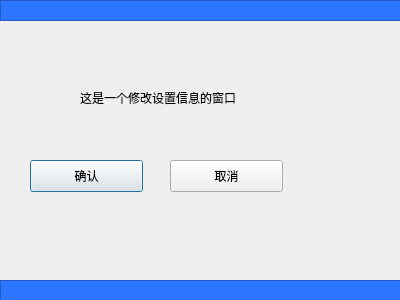
<?xml version="1.0" encoding="UTF-8"?>
<ui version="4.0">
 <class>SettingsDialog</class>
 <widget class="QDialog" name="SettingsDialog">
  <property name="geometry">
   <rect>
    <x>0</x>
    <y>0</y>
    <width>400</width>
    <height>300</height>
   </rect>
  </property>
  <property name="windowTitle">
   <string>Settings</string>
  </property>
  <widget class="QLabel" name="label">
   <property name="geometry">
    <rect>
     <x>80</x>
     <y>90</y>
     <width>231</width>
     <height>16</height>
    </rect>
   </property>
   <property name="text">
    <string>这是一个修改设置信息的窗口</string>
   </property>
  </widget>
  <widget class="QPushButton" name="yep">
   <property name="geometry">
    <rect>
     <x>30</x>
     <y>160</y>
     <width>113</width>
     <height>32</height>
    </rect>
   </property>
   <property name="text">
    <string>确认</string>
   </property>
  </widget>
  <widget class="QPushButton" name="cancel">
   <property name="geometry">
    <rect>
     <x>170</x>
     <y>160</y>
     <width>113</width>
     <height>32</height>
    </rect>
   </property>
   <property name="text">
    <string>取消</string>
   </property>
  </widget>
  <widget class="QFrame" name="frame">
   <property name="geometry">
    <rect>
     <x>0</x>
     <y>0</y>
     <width>401</width>
     <height>21</height>
    </rect>
   </property>
   <property name="styleSheet">
    <string notr="true">background-color: rgb(43, 117, 255);</string>
   </property>
   <property name="frameShape">
    <enum>QFrame::StyledPanel</enum>
   </property>
   <property name="frameShadow">
    <enum>QFrame::Raised</enum>
   </property>
  </widget>
  <widget class="QFrame" name="frame_2">
   <property name="geometry">
    <rect>
     <x>0</x>
     <y>280</y>
     <width>411</width>
     <height>21</height>
    </rect>
   </property>
   <property name="styleSheet">
    <string notr="true">background-color: rgb(43, 117, 255);</string>
   </property>
   <property name="frameShape">
    <enum>QFrame::StyledPanel</enum>
   </property>
   <property name="frameShadow">
    <enum>QFrame::Raised</enum>
   </property>
  </widget>
 </widget>
 <resources/>
 <connections/>
</ui>
